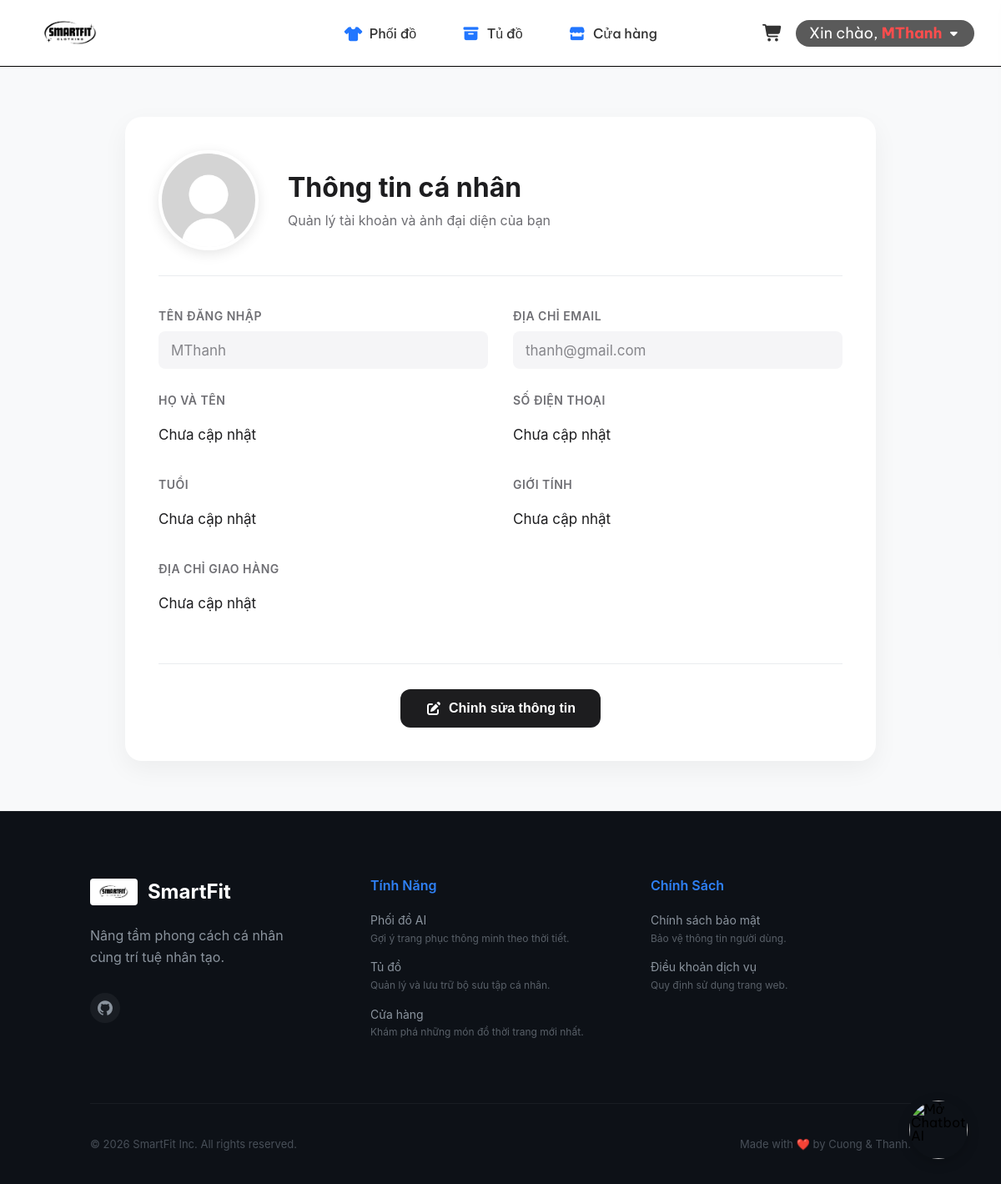
Screenshot of /pages/personal_info.php (signed in) with the database file from the repository.
### tables this page shows
CREATE TABLE `users` (
  `id` bigint(20) UNSIGNED NOT NULL,
  `name` varchar(100) NOT NULL,
  `fullname` varchar(255) DEFAULT NULL,
  `phone` varchar(20) DEFAULT NULL,
  `age` int(11) DEFAULT NULL,
  `gender` enum('male','female','other') DEFAULT NULL,
  `address` text DEFAULT NULL,
  `email` varchar(100) NOT NULL,
  `avatar` varchar(255) DEFAULT NULL,
  `password` varchar(255) NOT NULL,
  `created_at` timestamp NOT NULL DEFAULT current_timestamp(),
  `role` enum('customer','support','sales','admin') NOT NULL DEFAULT 'customer'
);

### pages/personal_info.php (the view, shortened to what this page needs)
<?php
require_once '../includes/config.php';
$user_id = $_SESSION['user_id'];
$sql_user = "SELECT * FROM users WHERE id = $user_id";
$result_user = mysqli_query($conn, $sql_user);
$user_data = mysqli_fetch_assoc($result_user);
$display_fullname = $user_data['fullname'] ? $user_data['fullname'] : "Chưa cập nhật";
$display_phone = $user_data['phone'] ? $user_data['phone'] : "Chưa cập nhật";
$display_address = $user_data['address'] ? $user_data['address'] : "Chưa cập nhật";
$display_age = $user_data['age'] ? $user_data['age'] : "Chưa cập nhật";
$display_gender = ($user_data['gender'] == 'male') ? "Nam" : (($user_data['gender'] == 'female') ? "Nữ" : "Chưa cập nhật");
$user_avatar = !empty($user_data['avatar']) ? '../' . $user_data['avatar'] : '../assets/img/default_avatar.jpg';
require_once '../includes/header.php';
?>
<div class="personal-page">
    <div class="grid wide">
        <div class="personal-container">
            <div class="personal-header">
                <div class="personal-avatar-wrapper">
                    <div class="personal-avatar">
                        <img src="<?php echo $user_avatar; ?>" alt="Avatar" id="avatarPreview">
                    </div>
                </div>
                <div class="personal-welcome">
                    <h1 class="personal-title">Thông tin cá nhân</h1>
                    <p class="personal-subtitle">Quản lý tài khoản và ảnh đại diện của bạn</p>
                </div>
            </div>
            <form id="infoForm" method="POST" action="" enctype="multipart/form-data">
                <div class="info-grid">
                    <div class="info-item">
                        <label class="info-label">Tên đăng nhập</label>
                        <div class="info-content info-content--static">
                            <span><?php echo $user_data['name']; ?></span>
                        </div>
                    </div>
                    <div class="info-item">
                        <label class="info-label">Địa chỉ Email</label>
                        <div class="info-content info-content--static">
                            <span><?php echo $user_data['email']; ?></span>
                        </div>
                    </div>
                    <div class="info-item">
                        <label class="info-label">Họ và tên</label>
                        <div class="info-content">
                            <span class="view-mode"><?php echo $display_fullname; ?></span>
                        </div>
                    </div>
                    <div class="info-item">
                        <label class="info-label">Số điện thoại</label>
                        <div class="info-content">
                            <span class="view-mode"><?php echo $display_phone; ?></span>
                        </div>
                    </div>
                    <div class="info-item">
                        <label class="info-label">Tuổi</label>
                        <div class="info-content">
                            <span class="view-mode"><?php echo $display_age; ?></span>
                        </div>
                    </div>
                    <div class="info-item">
                        <label class="info-label">Giới tính</label>
                        <div class="info-content">
                            <span class="view-mode"><?php echo $display_gender; ?></span>
                        </div>
                    </div>
                    <div class="info-item info-item--full">
                        <label class="info-label">Địa chỉ giao hàng</label>
                        <div class="info-content">
                            <span class="view-mode"><?php echo $display_address; ?></span>
                        </div>
                    </div>
                </div>
                <div class="info-actions">
                    <button type="button" id="btnEdit" class="info-btn info-btn--edit">
                        <i class="fa-solid fa-pen-to-square"></i> Chỉnh sửa thông tin
                    </button>
                </div>
            </form>
        </div>
    </div>
</div>
<?php require_once '../includes/footer.php'; ?>

### assets/css/grid.css (style rules this page uses)
.grid { width: 100%; display: block; padding: 0; }
.grid.wide { max-width: 1200px; margin: 0 auto; }
@media (min-width: 1024px) and (max-width: 1239px) { .wide { width: 984px; } }

### assets/css/base.css (style rules this page uses)
:root { --primary-blue: #2176ff; --primary-blue-dark: #1a5bcc; --primary-purple: #6C63FF; --primary-pink: #FF6584; --brand-magenta: #ff0080; --text-main: #ffffff; --text-sub: #E0E0E0; --text-muted: #A0A0A0; --text-main-grey: #333333; --text-sub-grey: #666666; --apple-black: #1d1d1f; --apple-grey: #86868b; --apple-bg: #f5f5f7; --success: #12b76a; --warning: #f79009; --error: #ff4d4d; --price-color: #FF6584; --background-color: #f5f5f7; --card-bg: #ffffff; --border-color: #e1e1e1; --border-focus: #6C63FF; --glass-bg: rgba(20, 20, 20, 0.7); --glass-border: rgba(255, 255, 255, 0.1); --white-05: rgba(255, 255, 255, 0.05); --white-10: rgba(255, 255, 255, 0.1); --white-20: rgba(255, 255, 255, 0.2); --purple-05: rgba(108, 99, 255, 0.05); --purple-30: rgba(108, 99, 255, 0.3); --button-bg: #94B4C1; --navbar-height: 80px; --footer-height: 70px; }
* { box-sizing: inherit; padding: 0; margin: 0; }
html { font-size: 62.5%; line-height: 1.6rem; font-family: 'Be Vietnam Pro', sans-serif; box-sizing: border-box; scroll-behavior: smooth; }
body { font-family: 'Be Vietnam Pro', sans-serif; font-size: 1.6rem; line-height: 1.6rem; display: flex; flex-direction: column; min-height: 100vh; overflow-y: auto; overflow-x: hidden; }
html, body { height: 100%; padding: 0; margin: 0; overflow-x: hidden; }

### assets/css/responsive.css (style rules this page uses)
:root { --fluid-h1: clamp(2.4rem, 5vw, 4.5rem); --fluid-h2: clamp(2rem, 4vw, 3.5rem); --fluid-p: clamp(1.4rem, 2vw, 1.6rem); --container-padding: clamp(15px, 3vw, 30px); }
@media (min-width: 1200px) { .grid.wide { max-width: 1200px; } }

### pages/personal_info.php (style rules this page uses)
:root { --personal-bg: #f8f9fa; --personal-card: #ffffff; --personal-border: #e9ecef; --personal-text-main: #1d1d1f; --personal-text-sub: #6e6e73; --personal-accent: #0071e3; }
.personal-page { background-color: var(--personal-bg); min-height: calc(100vh - 80px); padding: 60px 0; font-family: 'Inter', -apple-system, sans-serif; }
.personal-container { max-width: 900px; margin: 0 auto; background: var(--personal-card); border-radius: 20px; box-shadow: 0 10px 30px rgba(0,0,0,0.05); padding: 40px; }
.personal-header { display: flex; align-items: center; gap: 35px; margin-bottom: 40px; padding-bottom: 30px; border-bottom: 1px solid var(--personal-border); }
.personal-avatar-wrapper { position: relative; }
.personal-avatar { width: 120px; height: 120px; border-radius: 50%; overflow: hidden; background-color: #f5f5f7; border: 4px solid #fff; box-shadow: 0 4px 15px rgba(0,0,0,0.1); display: flex; align-items: center; justify-content: center; }
.personal-avatar img { width: 100%; height: 100%; object-fit: cover; }
.personal-title { font-size: 3.2rem; font-weight: 700; color: var(--personal-text-main); margin: 0 0 10px 0; line-height: 1.2; }
.personal-subtitle { font-size: 1.6rem; color: var(--personal-text-sub); margin: 0; line-height: 1.2; }
.info-grid { display: grid; grid-template-columns: repeat(2, 1fr); gap: 30px; }
.info-item--full { grid-column: span 2; }
.info-item { display: flex; flex-direction: column; gap: 10px; }
.info-label { font-size: 1.4rem; font-weight: 600; color: var(--personal-text-sub); text-transform: uppercase; letter-spacing: 0.5px; }
.info-content { font-size: 1.7rem; color: var(--personal-text-main); min-height: 45px; display: flex; align-items: center; }
.info-content--static { background-color: #f5f5f7; padding: 0 15px; border-radius: 8px; color: #86868b; justify-content: space-between; }
.info-actions { margin-top: 50px; padding-top: 30px; border-top: 1px solid var(--personal-border); display: flex; justify-content: center; }
.info-btn { padding: 14px 30px; font-size: 1.6rem; font-weight: 600; border-radius: 12px; cursor: pointer; transition: all 0.3s; border: none; display: flex; align-items: center; gap: 8px; }
.info-btn--edit { background-color: var(--personal-text-main); color: white; }

### rows the page displays
users: name "MThanh", email "thanh@gmail.com", fullname "Chưa cập nhật", phone "Chưa cập nhật", age "Chưa cập nhật", gender "Chưa cập nhật", address "Chưa cập nhật"

### other values shown
$_SESSION['user_name'] "MThanh"
